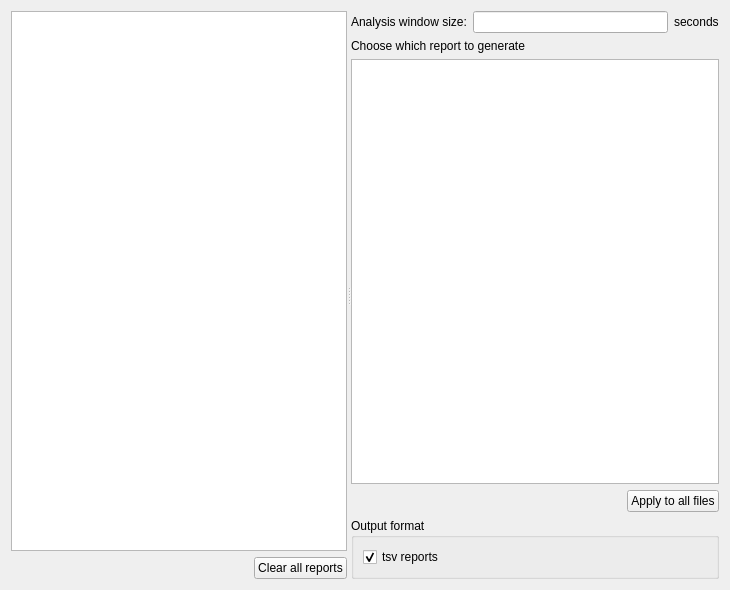
<?xml version="1.0" encoding="UTF-8"?>
<ui version="4.0">
 <class>TemporalLinkStep</class>
 <widget class="QWidget" name="TemporalLinkStep">
  <property name="geometry">
   <rect>
    <x>0</x>
    <y>0</y>
    <width>730</width>
    <height>590</height>
   </rect>
  </property>
  <property name="windowTitle">
   <string/>
  </property>
  <property name="styleSheet">
   <string>font: 12pt &quot;Roboto&quot;;</string>
  </property>
  <layout class="QVBoxLayout" name="verticalLayout_4">
   <item>
    <widget class="QSplitter" name="splitter">
     <property name="orientation">
      <enum>Qt::Horizontal</enum>
     </property>
     <property name="childrenCollapsible">
      <bool>false</bool>
     </property>
     <widget class="QWidget" name="verticalLayoutWidget">
      <layout class="QVBoxLayout" name="verticalLayout_3">
       <item>
        <widget class="QTableView" name="file_tableview">
         <property name="alternatingRowColors">
          <bool>true</bool>
         </property>
         <property name="selectionMode">
          <enum>QAbstractItemView::SingleSelection</enum>
         </property>
         <property name="selectionBehavior">
          <enum>QAbstractItemView::SelectRows</enum>
         </property>
         <attribute name="horizontalHeaderStretchLastSection">
          <bool>true</bool>
         </attribute>
        </widget>
       </item>
       <item>
        <layout class="QHBoxLayout" name="horizontalLayout_2">
         <item>
          <spacer name="horizontalSpacer_2">
           <property name="orientation">
            <enum>Qt::Horizontal</enum>
           </property>
           <property name="sizeHint" stdset="0">
            <size>
             <width>40</width>
             <height>20</height>
            </size>
           </property>
          </spacer>
         </item>
         <item>
          <widget class="QPushButton" name="clear_all_reports_pushbutton">
           <property name="text">
            <string>Clear all reports</string>
           </property>
          </widget>
         </item>
        </layout>
       </item>
      </layout>
     </widget>
     <widget class="QWidget" name="layoutWidget">
      <layout class="QVBoxLayout" name="verticalLayout">
       <item>
        <layout class="QHBoxLayout" name="horizontalLayout">
         <item>
          <widget class="QLabel" name="label">
           <property name="text">
            <string>Analysis window size:</string>
           </property>
          </widget>
         </item>
         <item>
          <widget class="QLineEdit" name="analysis_window_lineedit"/>
         </item>
         <item>
          <widget class="QLabel" name="label_2">
           <property name="text">
            <string>seconds</string>
           </property>
          </widget>
         </item>
        </layout>
       </item>
       <item>
        <widget class="QLabel" name="label_3">
         <property name="text">
          <string>Choose which report to generate</string>
         </property>
        </widget>
       </item>
       <item>
        <widget class="QTableView" name="temporal_links_tableview">
         <property name="alternatingRowColors">
          <bool>true</bool>
         </property>
         <property name="wordWrap">
          <bool>false</bool>
         </property>
         <attribute name="verticalHeaderVisible">
          <bool>false</bool>
         </attribute>
        </widget>
       </item>
       <item>
        <layout class="QHBoxLayout" name="horizontalLayout_3">
         <item>
          <spacer name="horizontalSpacer">
           <property name="orientation">
            <enum>Qt::Horizontal</enum>
           </property>
           <property name="sizeHint" stdset="0">
            <size>
             <width>40</width>
             <height>20</height>
            </size>
           </property>
          </spacer>
         </item>
         <item>
          <widget class="QPushButton" name="apply_to_all_pushbutton">
           <property name="toolTip">
            <string>Reset all previous selections and apply this one to all files.</string>
           </property>
           <property name="text">
            <string>Apply to all files</string>
           </property>
          </widget>
         </item>
        </layout>
       </item>
       <item>
        <widget class="QGroupBox" name="groupBox">
         <property name="title">
          <string>Output format</string>
         </property>
         <layout class="QVBoxLayout" name="verticalLayout_2">
          <item>
           <layout class="QHBoxLayout" name="horizontalLayout_4">
            <item>
             <widget class="QCheckBox" name="csv_reports_checkbox">
              <property name="toolTip">
               <string>tsv reports are generated by default (values are easily exportable).</string>
              </property>
              <property name="text">
               <string>tsv reports</string>
              </property>
              <property name="checked">
               <bool>true</bool>
              </property>
             </widget>
            </item>
           </layout>
          </item>
         </layout>
        </widget>
       </item>
      </layout>
     </widget>
    </widget>
   </item>
  </layout>
 </widget>
 <resources>
  <include location="../../../../../snooz-toolbox/src/main/python/ui/themes/themes.qrc"/>
 </resources>
 <connections>
  <connection>
   <sender>apply_to_all_pushbutton</sender>
   <signal>clicked()</signal>
   <receiver>TemporalLinkStep</receiver>
   <slot>on_apply_to_all()</slot>
   <hints>
    <hint type="sourcelabel">
     <x>666</x>
     <y>321</y>
    </hint>
    <hint type="destinationlabel">
     <x>364</x>
     <y>294</y>
    </hint>
   </hints>
  </connection>
  <connection>
   <sender>file_tableview</sender>
   <signal>clicked(QModelIndex)</signal>
   <receiver>TemporalLinkStep</receiver>
   <slot>on_file_selection_change()</slot>
   <hints>
    <hint type="sourcelabel">
     <x>166</x>
     <y>294</y>
    </hint>
    <hint type="destinationlabel">
     <x>364</x>
     <y>294</y>
    </hint>
   </hints>
  </connection>
  <connection>
   <sender>clear_all_reports_pushbutton</sender>
   <signal>clicked()</signal>
   <receiver>TemporalLinkStep</receiver>
   <slot>clear_all_reports()</slot>
   <hints>
    <hint type="sourcelabel">
     <x>270</x>
     <y>567</y>
    </hint>
    <hint type="destinationlabel">
     <x>364</x>
     <y>294</y>
    </hint>
   </hints>
  </connection>
 </connections>
 <slots>
  <slot>on_apply_to_all()</slot>
  <slot>on_file_selection_change()</slot>
  <slot>clear_all_reports()</slot>
 </slots>
</ui>
